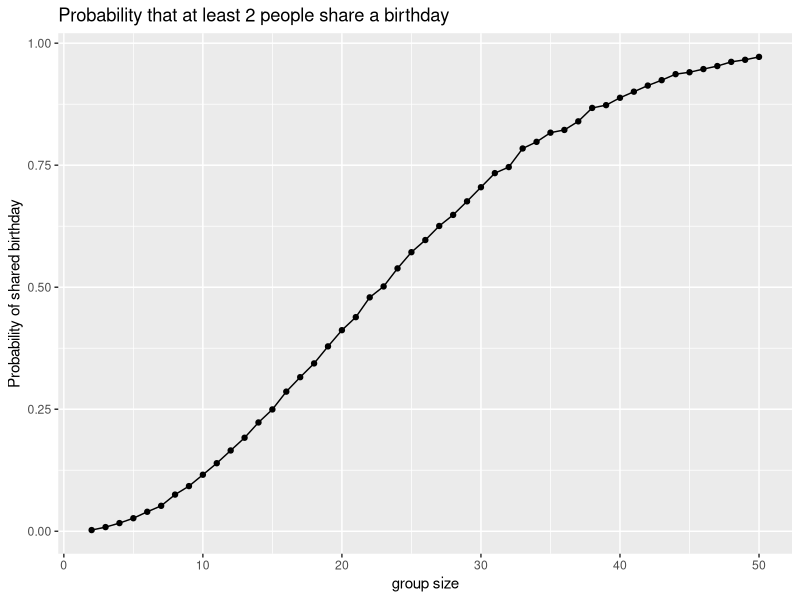

Generate this figure with R: (Note: this script raises an error after producing the figure.)
## ---- chunk 1
library(tidyverse)
set.seed(1)
## ---- chunk 2
# Check for duplicate birthdays
birthday = function(n) { 
sim_data = sample(1:365, n, replace = TRUE)
num_bday = n_distinct(sim_data)
num_bday < n
}

# Run function 10,000 times from groups between 2 & 50
sim_results_df = expand_grid(sample_size = 2:50, iter = 1:10000) |>
mutate(duplicate = map(sample_size, birthday)) |>
unnest(duplicate)
head(sim_results_df)

#Probability that at least 2 people share a birthday
sim_results_df |>
group_by(sample_size) |>
summarize(emp_mean = mean(duplicate)) |>
ggplot(aes(x = sample_size, y = emp_mean)) + geom_point() + 
geom_line() + 
labs(
title = "Probability that at least 2 people share a birthday", 
x = "group size", 
y = "Probability of shared birthday"
)

## ---- chunk 3
# Creating dataframe with all file names
full_df = tibble(
files = list.files("data/"), path = str_c("data/", files)) |>
mutate(data = map(path, read_csv)) |>
unnest(data)
head(full_df)

# Tidy data
tidy_df =
full_df |>
mutate(
files = str_replace(files, ".csv", ""),
arm = str_sub(files, 1, 3)) |>
pivot_longer(
week_1:week_8,
names_to = "week",
values_to = "outcome",
names_prefix = "week_") |>
mutate(week = as.numeric(week)) |> 
select(arm, subject_id = files, week, outcome)

head(tidy_df)

# Make a spaghetti plot of observations on each subject over time
tidy_df |>
ggplot(aes(x = week, y = outcome, group = subject_id, color = arm)) + 
geom_point() + 
geom_path() + 
facet_grid(~arm) +
labs(title = "Observations on each subject over time", 
x = "Week",
y = "Outcome",
color = "Arm")
